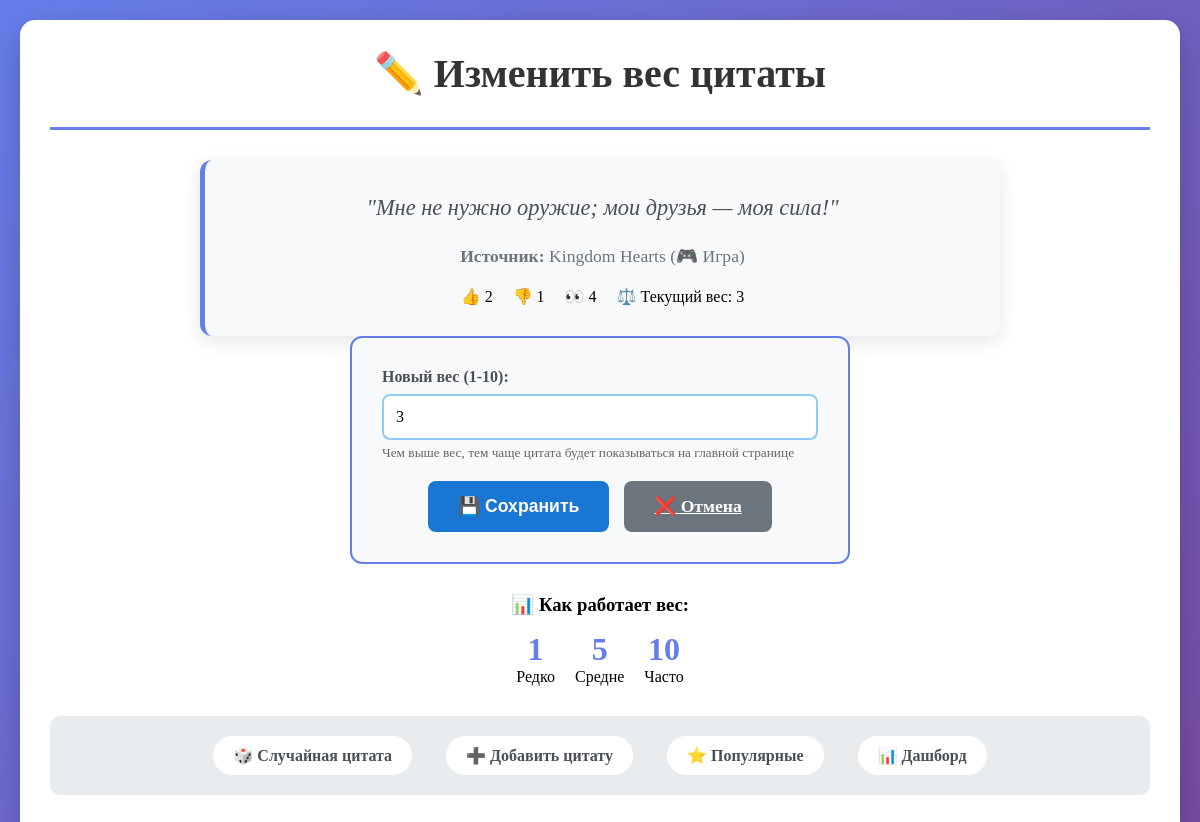
/edit/3/, run on an earlier commit of the app's database.
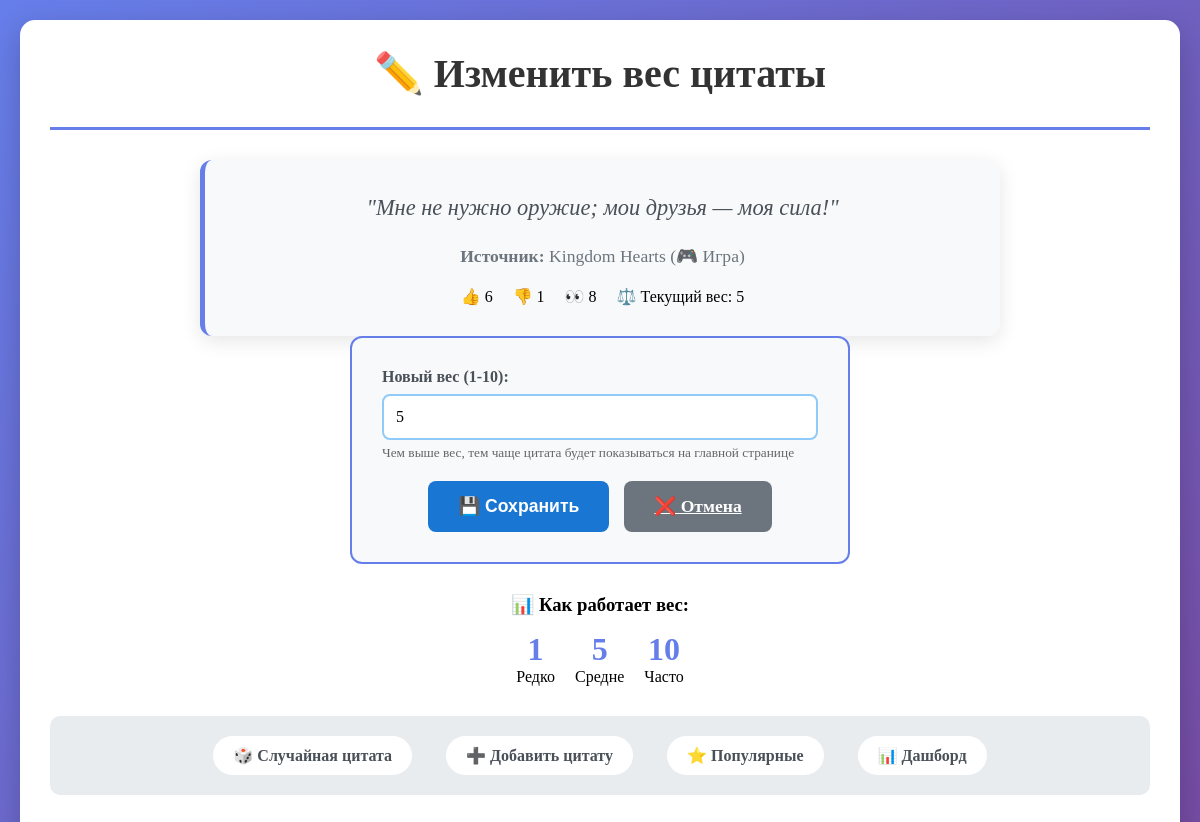
And on a later commit of the database.
### quotes/models.py (models this page shows, shortened)
class Quote(models.Model):
    text = models.TextField(unique=True)  # запрещает дубликаты
    source = models.ForeignKey(Source, on_delete=models.CASCADE)
    weight = models.IntegerField(default=1, validators=[MinValueValidator(1), MaxValueValidator(10)])  # вес цитаты
    views = models.IntegerField(default=0)   # счетчик просмотров
    likes = models.IntegerField(default=0)   # лайки
    dislikes = models.IntegerField(default=0) # дизлайки

class Source(models.Model):
    name = models.CharField(max_length=200, unique=True)
    type_choices = [
        ('movie', '🎬 Фильм'),
        ('series', '📺 Сериал'),
        ('book', '📚 Книга'),
        ('song', '🎵 Песня'),
        ('game', '🎮 Игра'),
        ('poem', '📝 Стихотворения'),
        ('speech', '🎤 Выступление'),
        ('social', '📱 Соцсети'),
        ('proverb', '💬 Пословица'),
        ('other', '❓ Другое'),
    ]
    type = models.CharField(max_length=10, choices=type_choices)

### quotes/views.py (the view)
# urls.py: path('edit/<int:quote_id>/', views.edit_quote, name='edit_quote'),
def edit_quote(request, quote_id):
    quote = get_object_or_404(Quote, id=quote_id)
    if request.method == 'POST':
        weight = int(request.POST.get('weight', 1))
        quote.weight = weight
        quote.save()
        messages.success(request, 'Вес цитаты обновлен!')
        return redirect('dashboard')
    return render(request, 'edit_quote.html', {'quote': quote})

### quotes/templates/edit_quote.html (shortened to what this page needs)
{% extends 'base.html' %}
{% block header %}✏️ Изменить вес цитаты{% endblock %}
{% block content %}
<div class="quote-card" style="max-width: 800px; margin: 0 auto;">
    <p class="quote-text">"{{ quote.text }}"</p>
    <p class="quote-source"><strong>Источник:</strong> {{ quote.source.name }} ({{ quote.source.get_type_display }})</p>
    <div class="quote-stats">
        <span>👍 {{ quote.likes }}</span>
        <span>👎 {{ quote.dislikes }}</span>
        <span>👀 {{ quote.views }}</span>
        <span>⚖️ Текущий вес: {{ quote.weight }}</span>
    </div>
</div>
<div class="form-container" style="max-width: 500px;">
    <form method="post">
        <div class="form-group">
            <label>Новый вес (1-10):</label>
            <input type="number" name="weight" value="{{ quote.weight }}" min="1" max="10" required>
            <small style="color: #666; display: block; margin-top: 5px;">
                Чем выше вес, тем чаще цитата будет показываться на главной странице
            </small>
        </div>
        <div style="display: flex; gap: 15px; justify-content: center;">
            <button type="submit" class="btn">💾 Сохранить</button>
            <a href="{% url 'dashboard' %}" class="btn" style="background: #6c757d;">❌ Отмена</a>
        </div>
    </form>
</div>
<div style="text-align: center; margin-top: 30px;">
    <h3>📊 Как работает вес:</h3>
    <div style="display: flex; justify-content: center; gap: 20px; margin-top: 15px;">
        <div style="text-align: center;">
            <div style="font-size: 2em; font-weight: bold; color: #667eea;">1</div>
            <div>Редко</div>
        </div>
        <div style="text-align: center;">
            <div style="font-size: 2em; font-weight: bold; color: #667eea;">5</div>
            <div>Средне</div>
        </div>
        <div style="text-align: center;">
            <div style="font-size: 2em; font-weight: bold; color: #667eea;">10</div>
            <div>Часто</div>
        </div>
    </div>
</div>
{% endblock %}

What changed in the data, as far as the page shows it:
changed Quote "Мне не нужно оружие; мои друзья — моя сила!": likes "2" → "6"; views "4" → "8"; weight "3" → "5"
